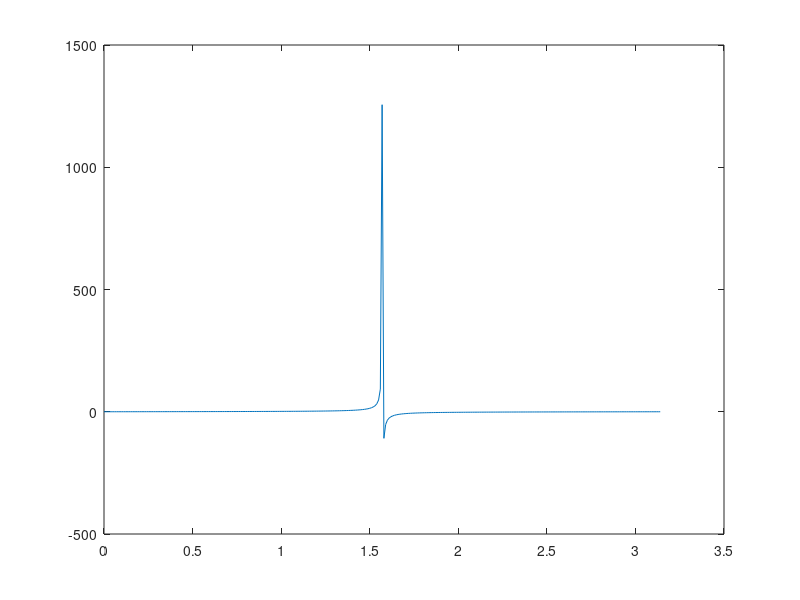

Write the MATLAB code that produced this figure.
%% Opdracht 2
% Hieronder staat een regel waarmee je een grafiek van een tangens tekent.
% Maak een nieuw figuur met de function 'figure'. Selecteer alle waarden
% uit 'signaal' die kleiner zijn dan 0 en plot deze met de bijbehorende 
% tijdstippen in het nieuwe figure. 
close all
t = 0:0.01:pi;
signaal = tan(t);
plot(t,signaal)
